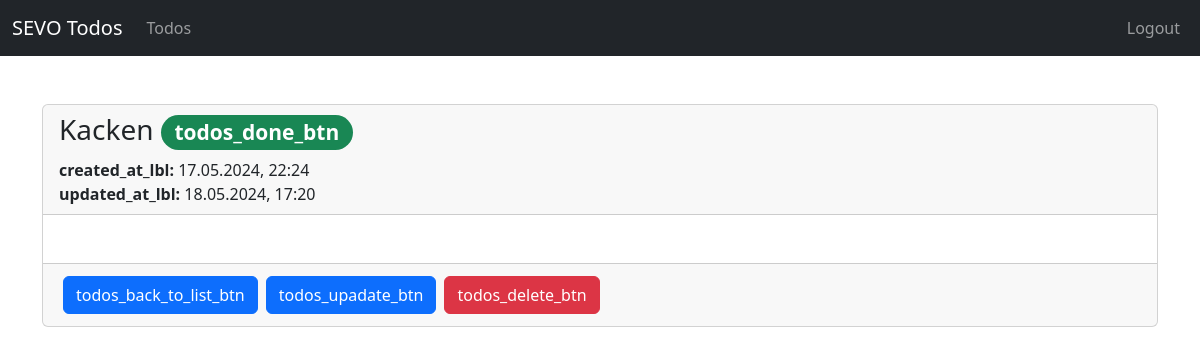
Before: /detail/1 (signed in) with the older database file.
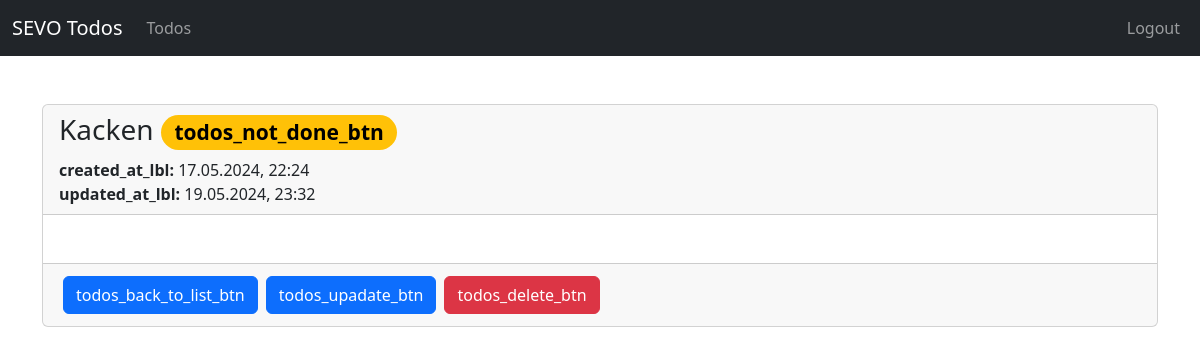
After: the same page with the newer database file.
### todos/models.py (models this page shows, shortened)
class Todo(models.Model):
    user = models.ForeignKey(User, on_delete=models.CASCADE)
    title = models.CharField(max_length=255)
    content = tinymce_models.HTMLField()
    done = models.BooleanField(default=False)
    created_at = models.DateTimeField(auto_now_add=True)
    updated_at = models.DateTimeField(auto_now=True)
    class Meta:
        ordering = ["-updated_at"]

### todos/views.py (the view)
# urls.py: path("detail/<int:id>", views.detail, name="todos-detail"),
def detail(request, id):
    if not request.user.is_authenticated:
        return helpers.not_auth_redirect()
    current_user = request.user
    todo = get_object_or_404(models.Todo, id=id, user=current_user)
    return render(request, "todos/detail.html", {
        "title": _("todos_detail_title"),
        "todo": todo
    })

### todos/templates/todos/detail.html (shortened to what this page needs)
{% extends "base.html" %}
{% load i18n %}
{% block content %}
    <div class="card">
        <div class="card-header">
            <h3>{{ todo.title }}
                <span class="badge rounded-pill {% if todo.done %}text-bg-success{% else %}text-bg-warning{% endif %}">
                    {% if todo.done %}
                        {% trans "todos_done_btn" %}
                    {% else %}
                        {% trans "todos_not_done_btn" %}
                    {% endif %}
                </span>
            </h3>
            <div>
                <strong>{% trans "created_at_lbl" %}:</strong> {{ todo.created_at|date:"d.m.Y, H:i" }}
            </div>
            <div>
                <strong>{% trans "updated_at_lbl" %}:</strong> {{ todo.updated_at|date:"d.m.Y, H:i" }}
            </div>
        </div>
        <div class="card-body">
        </div>
        <div class="card-footer">
            <div class="d-flex justify-content-start align-content-center">
                <a class="d-block btn btn-primary d-block m-1" href="{% url "todos-index" %}">{% trans "todos_back_to_list_btn" %}</a>
                <a class="btn btn-primary d-block m-1" href="{% url "todos-update" id=todo.id %}">{% trans "todos_upadate_btn" %}</a>
                <a class="btn btn-danger d-block m-1" href="{% url "todos-delete" id=todo.id %}">{% trans "todos_delete_btn" %}</a>
            </div>
        </div>
    </div>
{%  endblock %}

Changed rows visible on the page:
changed Todo "Kacken": done True → False (drawn); updated_at "18.05.2024, 17:20" → "19.05.2024, 23:32"
Other visible differences:
text no longer shown: "todos_done_btn"
text now shown: "todos_not_done_btn"
